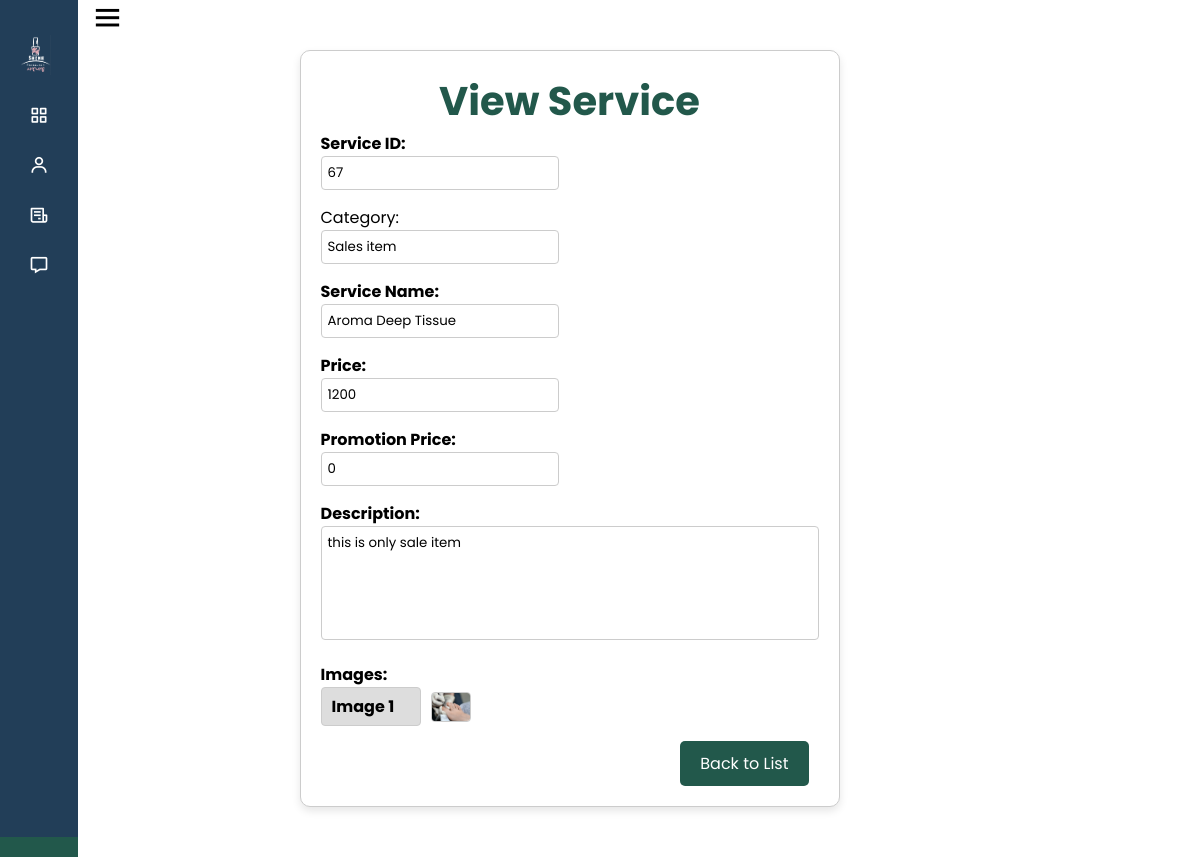
/service_view.php?id=67, run on the app's committed database.
### tables this page shows
CREATE TABLE IF NOT EXISTS `service_item` (
  `si_no` int(11) NOT NULL AUTO_INCREMENT,
  `si_cat` varchar(255) DEFAULT NULL,
  `si_service_name` varchar(50) NOT NULL,
  `si_price` int(11) NOT NULL,
  `si_promotion_price` int(11) DEFAULT NULL,
  `si_image1` varchar(255) DEFAULT NULL,
  `si_image2` varchar(255) DEFAULT NULL,
  `si_image3` varchar(255) DEFAULT NULL,
  `si_ext1` varchar(255) DEFAULT NULL,
  `si_ext2` varchar(255) DEFAULT NULL,
  `si_ext3` varchar(255) DEFAULT NULL,
  `si_description` text NOT NULL,
  `si_show` tinyint(1) DEFAULT '0',
  PRIMARY KEY (`si_no`)
);

### service_view.php (the view, shortened to what this page needs)
<?php
include 'common.php';
if (isset($_GET['id'])) {
    $service_id = $_GET['id'];
    $sql = "SELECT si_no, si_cat, si_service_name, si_price, si_promotion_price, si_image1, si_image2, si_image3, si_description FROM service_item WHERE si_no = ?";
    $stmt = $conn->prepare($sql);
    $stmt->bind_param("i", $service_id);
    $stmt->execute();
    $result = $stmt->get_result();
    if ($result->num_rows > 0) {
        $service = $result->fetch_assoc();
    } else {
        echo "Service not found.";
        exit();
    }
} else {
    echo "No service ID specified.";
    exit();
}
$category_map = [
    'N' => 'Nail',
    'P' => 'Pedicure',
    'E' => 'Eyelashes',
    'M' => 'Massage',
    'T' => 'Training',
    'S' => 'Sales item'
];
$category_full_name = isset($category_map[$service['si_cat']]) ? $category_map[$service['si_cat']] : 'Unknown';
?>
<!DOCTYPE html>
<html lang="en">
<head>
    <link rel="stylesheet" href="./css/service_new.css">
</head>
<body>
    <?php include "side_bar.php"; ?>
    <div class="form-container">
        <h1>View Service</h1>
        <label for="si_no" id="lable">Service ID:</label>
        <div class="form-group">
            <input type="text" id="si_no" value="<?php echo $service['si_no']; ?>" readonly>
        </div>
        <label for="si_cat">Category:</label>
        <div class="form-group">
            <input type="text" id="si_cat" value="<?php echo $category_full_name; ?>" readonly>
        </div>
        <label for="si_service_name" id="lable">Service Name:</label>
        <div class="form-group">
            <input type="text" id="si_service_name" value="<?php echo $service['si_service_name']; ?>" readonly>
        </div>
        <label for="si_price" id="lable">Price:</label>
        <div class="form-group">
            <input type="text" id="si_price" value="<?php echo $service['si_price']; ?>" readonly>
        </div>
        <label for="si_promotion_price" id="lable">Promotion Price:</label>
        <div class="form-group">
            <input type="text" id="si_promotion_price" value="<?php echo $service['si_promotion_price']; ?>" readonly>
        </div>
        <label for="si_description" id="lable">Description:</label>
        <div class="form-group">
            <textarea id="si_description" rows="5" style="width: 100%; box-sizing: border-box; resize: none;" readonly><?php echo $service['si_description']; ?></textarea>
        </div>
        <div class="form-group">
            <label>Images:</label>
            <div class="image-upload">
                <label for="image1">Image 1</label>
                <img class="image-preview" src="<?php echo $service['si_image1']; ?>" alt="Service Image 1">
            </div>
        </div>
        <div class="form-buttons">
            <button class="page-btn" onclick="window.location.href='service_list.php'">Back to List</button>
        </div>
    </div>
</body>
</html>

### css/service_new.css (style rules this page uses)
h1 { text-align: center; font-size: 40px; color: #22584b; }
.form-container { width: 50%; margin: 50px; margin-left:280px; padding: 20px; background-color: #ffffff; border: 1px solid #ccc; border-radius: 10px; box-shadow: 0 4px 8px rgba(0, 0, 0, 0.1); }
.form-group { margin-bottom: 15px; }
.form-group label { display: inline-block; width: 100px; margin-right: 80px; font-weight: bold; }
.form-group input, .form-group select, .form-group textarea { width: calc(70% - 110px); padding: 6px; border: 1px solid #ccc; border-radius: 4px; }
.image-upload { display: flex; align-items: center; margin-bottom: 10px; }
.image-upload label { display: inline-block; padding: 6px 10px; margin-right: 5px; background-color: #ddd; border: 1px solid #ccc; border-radius: 4px; cursor: pointer; }
.image-preview { width:40px; height:30px; border: 1px solid #ccc; border-radius: 4px; background-size: cover; background-position: center; margin-left:5px; margin-right:10px; }
.form-buttons { text-align: center; }
.form-buttons button { padding: 10px 20px; margin: 0 10px; border: none; border-radius: 5px; cursor: pointer; font-size: 16px; }

### css/side_bar.css (style rules this page uses)
* { margin: 0; padding: 0; box-sizing: border-box; font-family: 'Poppins', sans-serif; }
body { display: flex; margin-right: 10%; }

### service_view.php (style rules this page uses)
h1 { text-align: center; font-size: 40px; color: #22584b; }
.form-container { width: 50%; margin: 50px auto; padding: 20px; background-color: #ffffff; border: 1px solid #ccc; border-radius: 10px; box-shadow: 0 4px 8px rgba(0, 0, 0, 0.1); }
.form-group { margin-bottom: 15px; }
.form-group label { display: inline-block; width: 80; margin-right: 120px; font-weight: bold; }
.form-group input, .form-group select, .form-group textarea { width: calc(70% - 110px); padding: 6px; border: 1px solid #ccc; border-radius: 4px; }
.image-upload { display: flex; align-items: center; margin-bottom: 10px; }
.image-upload label { display: inline-block; padding: 6px 10px; margin-right: 5px; background-color: #ddd; border: 1px solid #ccc; border-radius: 4px; cursor: pointer; }
.image-preview { width: 40px; height: 30px; border: 1px solid #ccc; border-radius: 4px; background-size: cover; background-position: center; margin-left: 5px; margin-right: 10px; }
.form-buttons { display: flex; justify-content: flex-end; gap: 10px; }
.form-buttons button { padding: 10px 20px; cursor: pointer; }
.page-btn { background-color: #22584b; color: white; border: none; padding: 10px 20px; margin: 0 5px; cursor: pointer; }
#lable { font-weight: bold; }

### data on the page
service_item: si_no "67", si_cat "Sales item", si_service_name "Aroma Deep Tissue", si_price "1200", si_promotion_price "0", si_description "this is only sale item", si_image1 (picture)
